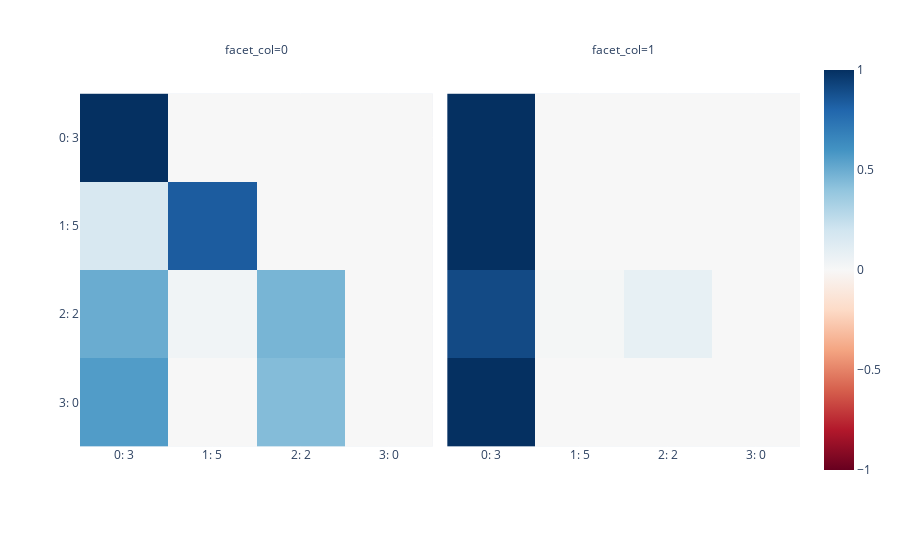
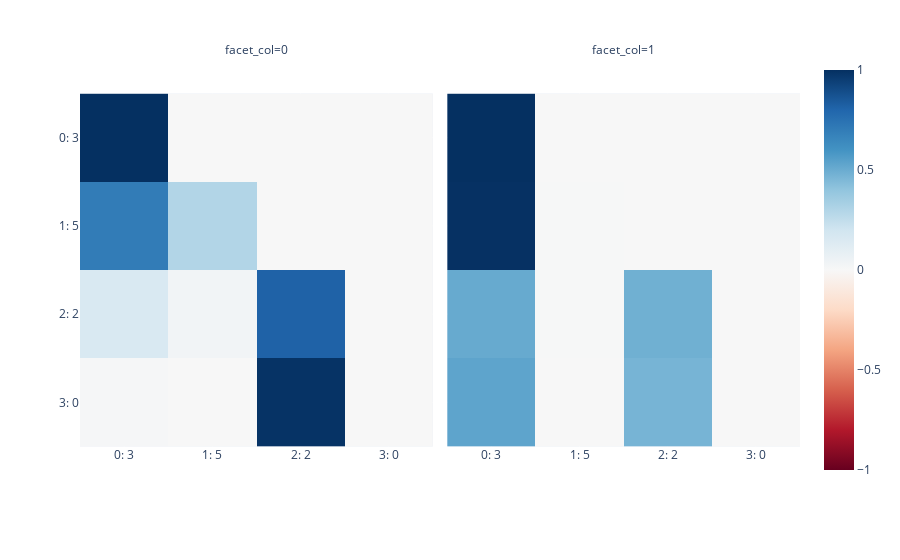

The notebook cell saved with these charts, in order:
### Code cell
seq = [3,5,2,0]
for i in range(1,6):
    print(get_rankings(seq, models[i]))
    show_pattern(models[i].activation_cache, seq, models[i])

### Figure 1 — Plotly figure (JSON) as saved in the notebook; plotly's stock layout.template omitted (floating-point values rounded to 4 significant figures)
{"data": [{"coloraxis": "coloraxis", "hovertemplate": "x: %{x}<br>y: %{y}<br>color: %{z}<extra></extra>", "name": "0", "type": "heatmap", "x": ["0: 3", "1: 5", "2: 2", "3: 0"], "xaxis": "x", "y": ["0: 3", "1: 5", "2: 2", "3: 0"], "yaxis": "y", "z": [[1, 0, 0, 0], [0.1642, 0.8358, 0, 0], [0.5, 0.03426, 0.4657, 0], [0.5654, 2.797e-05, 0.4346, 1.335e-05]]}, {"coloraxis": "coloraxis", "hovertemplate": "x: %{x}<br>y: %{y}<br>color: %{z}<extra></extra>", "name": "1", "type": "heatmap", "x": ["0: 3", "1: 5", "2: 2", "3: 0"], "xaxis": "x2", "y": ["0: 3", "1: 5", "2: 2", "3: 0"], "yaxis": "y2", "z": [[1, 0, 0, 0], [1.0, 6.74e-06, 0, 0], [0.903, 0.01465, 0.08236, 0], [0.9998, 4.938e-07, 0.0002166, 3.001e-09]]}], "layout": {"annotations": [{"font": {}, "showarrow": false, "text": "facet_col=0", "x": 0.245, "xanchor": "center", "xref": "paper", "y": 1, "yanchor": "bottom", "yref": "paper"}, {"font": {}, "showarrow": false, "text": "facet_col=1", "x": 0.755, "xanchor": "center", "xref": "paper", "y": 1, "yanchor": "bottom", "yref": "paper"}], "coloraxis": {"cmid": 0, "colorscale": [[0, "rgb(103,0,31)"], [0.1, "rgb(178,24,43)"], [0.2, "rgb(214,96,77)"], [0.3, "rgb(244,165,130)"], [0.4, "rgb(253,219,199)"], [0.5, "rgb(247,247,247)"], [0.6, "rgb(209,229,240)"], [0.7, "rgb(146,197,222)"], [0.8, "rgb(67,147,195)"], [0.9, "rgb(33,102,172)"], [1, "rgb(5,48,97)"]]}, "margin": {"t": 60}, "xaxis": {"anchor": "y", "constrain": "domain", "domain": [0, 0.49], "scaleanchor": "y"}, "xaxis2": {"anchor": "y2", "domain": [0.51, 1], "matches": "x"}, "yaxis": {"anchor": "x", "autorange": "reversed", "constrain": "domain", "domain": [0, 1]}, "yaxis2": {"anchor": "x2", "domain": [0, 1], "matches": "y", "showticklabels": false}}}

### Figure 2 — Plotly figure (JSON) as saved in the notebook; plotly's stock layout.template omitted (floating-point values rounded to 4 significant figures)
{"data": [{"coloraxis": "coloraxis", "hovertemplate": "x: %{x}<br>y: %{y}<br>color: %{z}<extra></extra>", "name": "0", "type": "heatmap", "x": ["0: 3", "1: 5", "2: 2", "3: 0"], "xaxis": "x", "y": ["0: 3", "1: 5", "2: 2", "3: 0"], "yaxis": "y", "z": [[1, 0, 0, 0], [0.7019, 0.2981, 0, 0], [0.1553, 0.03144, 0.8132, 0], [0.009122, 0.0002788, 0.9905, 9.624e-05]]}, {"coloraxis": "coloraxis", "hovertemplate": "x: %{x}<br>y: %{y}<br>color: %{z}<extra></extra>", "name": "1", "type": "heatmap", "x": ["0: 3", "1: 5", "2: 2", "3: 0"], "xaxis": "x2", "y": ["0: 3", "1: 5", "2: 2", "3: 0"], "yaxis": "y2", "z": [[1, 0, 0, 0], [0.9958, 0.004246, 0, 0], [0.5096, 0.004968, 0.4854, 0], [0.5316, 1.252e-06, 0.4684, 3.498e-07]]}], "layout": {"annotations": [{"font": {}, "showarrow": false, "text": "facet_col=0", "x": 0.245, "xanchor": "center", "xref": "paper", "y": 1, "yanchor": "bottom", "yref": "paper"}, {"font": {}, "showarrow": false, "text": "facet_col=1", "x": 0.755, "xanchor": "center", "xref": "paper", "y": 1, "yanchor": "bottom", "yref": "paper"}], "coloraxis": {"cmid": 0, "colorscale": [[0, "rgb(103,0,31)"], [0.1, "rgb(178,24,43)"], [0.2, "rgb(214,96,77)"], [0.3, "rgb(244,165,130)"], [0.4, "rgb(253,219,199)"], [0.5, "rgb(247,247,247)"], [0.6, "rgb(209,229,240)"], [0.7, "rgb(146,197,222)"], [0.8, "rgb(67,147,195)"], [0.9, "rgb(33,102,172)"], [1, "rgb(5,48,97)"]]}, "margin": {"t": 60}, "xaxis": {"anchor": "y", "constrain": "domain", "domain": [0, 0.49], "scaleanchor": "y"}, "xaxis2": {"anchor": "y2", "domain": [0.51, 1], "matches": "x"}, "yaxis": {"anchor": "x", "autorange": "reversed", "constrain": "domain", "domain": [0, 1]}, "yaxis2": {"anchor": "x2", "domain": [0, 1], "matches": "y", "showticklabels": false}}}
